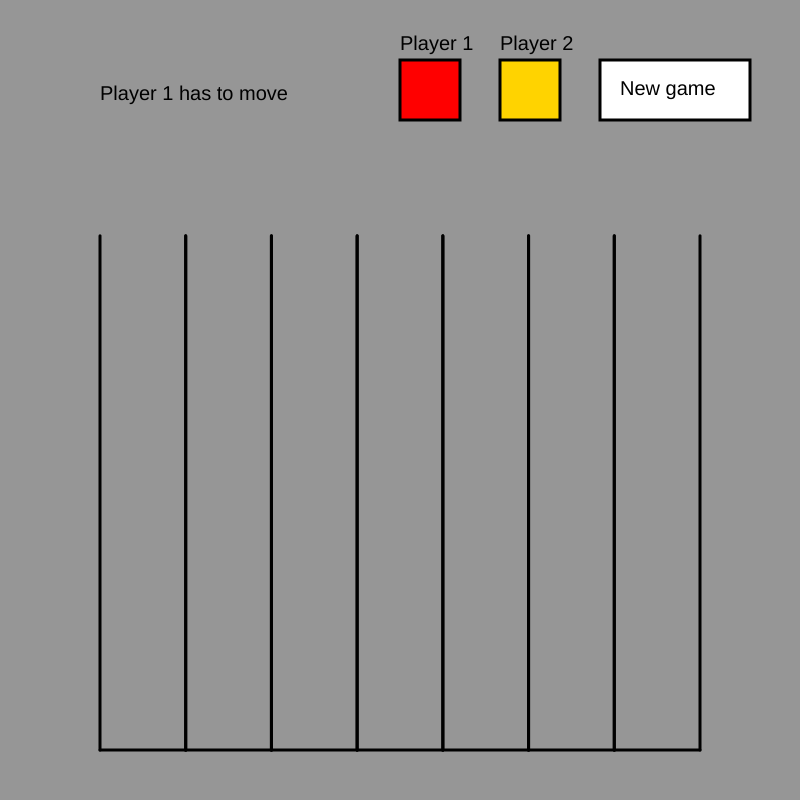
Frame 1 (no input)
Frame 60 (no input): identical to frame 1, image omitted
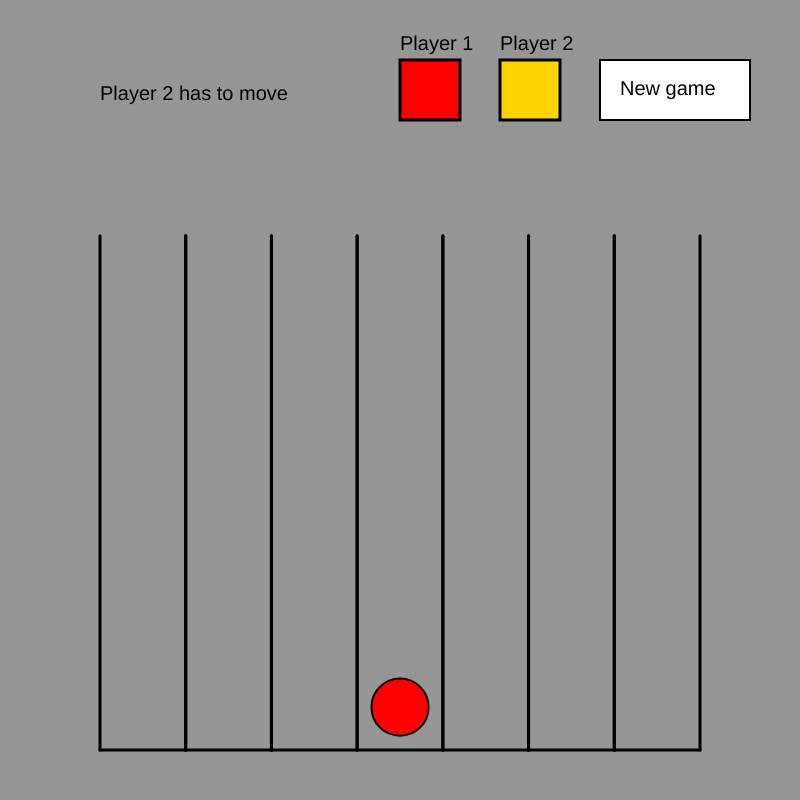
Frame 120 (the mouse pressed at the canvas centre since frame 60)

The p5.js sketch that drew these frames (run headless with seeded random() and noise() and a simulated clock; from frame 60 on, the mouse is pressed at the canvas centre):

// p5.js sketch
// ── sketch.js
let players = [];
let current;
let grid;
let board;
let numberCols = 7;
let numberRows = 6;
let speed = 20;
let win = false;
let listen = true;
let button;

function setup() {
	createCanvas(800, 800);

	// Create the two players
	for (let i = 0; i < 2; i++) {
		let newPlayer = new Player(i);
		players.push(newPlayer);
	}
	// Initialize the index of the player that has to play next (the first one)
	current = 0;

	// Create the grid
	grid = new Grid(numberCols, numberRows);

	// Create the message board
	board = new MessageBoard();

	// Create the new game button
	button = new Button();
}

function draw() {
	background(150);

	// Display messages in the message board
	board.displayMessage();

	// Draw the grid
	grid.draw();

	// Draw the new game button
	button.draw();
}

function mousePressed() {
	if (listen) {
		for (let i = 0; i < numberCols; i++) {
			if (grid.clicked(mouseX, mouseY, i)) {
				// The i-th column has been clicked, so check if there is space
				// available there.
				if (grid.available(i)) {
					// Only in this case, create the piece and insert it.
					let piece = new Piece(players[current], i);
					grid.insert(piece, i);

					// Check if any of the pieces results in a win now that a piece
					// has been inserted
					let win = false;
					for (let i = 0; i < grid.pieces.length; i++) {
						if (grid.pieces[i].checkWin()) {
							win = true;
							listen = false;
						}
					}
					if (win == false) {
						// A piece has been inserted and no onw wins, so update the user
						// If no one is winning and a piece has been inserted, only in this
						// case update the user.
						if (current == 0) {
							current = 1;
							board.change('Player 2 has to move');
						}
						else if (current == 1) {
							current = 0;
							board.change('Player 1 has to move');
						}
					}
					else {
						let message = 'PLAYER '.concat(String(current + 1), ' IS THE WINNER');
						board.change(message);
					}
				}
			}
		}
	}

	// Now the new game button can always be pressed
	if (button.pressed(mouseX, mouseY)) {
		button.initialize();
	}
}

class Player {
	constructor(i) {
		// Create a player associated with this label
		this.name = i;
		if (i == 0) {
			this.label = 'red';
		}
		else if (i == 1) {
			this.label = 'yellow';
		}
	}
}


class Grid {
	// Builds the grid of points, which will be an array of arrays of the
	// specified elements in rows and columns.
	constructor(cols, rows) {
		this.cols = cols;
		this.rows = rows;
		this.size = (width - 200) / this.cols;

		// Create the grid itself
		this.pieces = [];

		// this.next is a vector with seven zeros when initialized, and marks the
		// position of the next piece to be inserted in each column.
		this.next = [];
		for (let i = 0; i < this.cols; i++) {
			this.next.push(0);
		}
	}

	insert(piece, col) {
		// Receives a type Piece and a column, and inserts the piece in that column.
		// I have already checked that there is space available
		this.pieces.push(piece);
		this.next[col]++;
	}

	draw() {
		// Draw the grid itself:
		for (let i = 0; i < this.cols; i++) {
			stroke(0);
			strokeWeight(3);
			let top = height - 50 - this.rows * this.size;
			let left = 100 + this.size * i;
			line(left, top, left, height - 50);
			line(left + this.size, top, left + this.size, height - 50);
			line(left, height - 50, left + this.size, height - 50);
		}

		// Update the moving pieces' location and move them
		// Now draw all the existing pieces
		for (let i = 0; i < this.pieces.length; i++) {
			this.pieces[i].move();
			this.pieces[i].draw();
		}
	}

	clicked(mx, my, i) {
		// Returns true if the column i has been clicked
		return 100 + i * this.size < mx && mx < 100 + (i + 1) * this.size;
	}

	available(i) {
		// Checks if there is space available for a piece in the i-th column
		return this.next[i] < this.rows;
	}


	canAccess(i, j) {
		// Receives a column i and a row j and decides if there is a piece I can
		// access there or not
		for (let k = 0; k < this.pieces.length; k++) {
			if (this.pieces[k].col == i && this.pieces[k].row == j) {
				// I found it among the existing ones
				return true;
			}
		}
		return false;
	}
}

class Piece {
	constructor(player, col) {
		// Receive a player and a column number
		this.label = player.label;
		this.col = col;
		this.size = (width - 200) / numberCols * (2/3);
		this.colsize = (width - 200) / numberCols;
		this.row = grid.next[col];

		// Variables for visualization
		this.x = 100 + (this.colsize / 2) + this.colsize * this.col;
		this.beginy = height - 50 - this.colsize * numberRows;
		// Initialize the position of the piece to the beginning.
		this.y = this.beginy;
		this.finaly = height - 50 - this.colsize / 2 - this.colsize * this.row;
		this.moving = true;
	}

	move() {
		// Update the position
		if (this.moving) {
			this.y = this.y + speed;
			if (this.y > this.finaly) {
				// Place the piece in its final location and tell it not to move.
				this.y = this.finaly;
				this.moving = false;
			}
		}
	}

	draw() {
		// Draw the piece at its location
		stroke(0);
		strokeWeight(2);
		if (this.label == 'red') {
			fill(255, 0, 0);
		}
		else if (this.label == 'yellow') {
			fill(255, 211, 0);
		}
		ellipse(this.x, this.y, this.size, this.size);
	}

	checkWin() {
		// This function will begin in this piece and iterate over all the other
		// existing pieces, looking for a win
		let paths = [];
		for (let i = 0; i < grid.pieces.length; i++) {
			// First check it is not that same piece
			if (this.col != grid.pieces[i].col || this.row != grid.pieces[i].row) {
				// Now check if it is a neighbor
				if (this.neighbor(grid.pieces[i])) {
					// Lastly, check if it is the same same color.
					if (this.sameColor(grid.pieces[i])) {
						paths.push(grid.pieces[i].checkDirection(grid.pieces[i].col - this.col, grid.pieces[i].row - this.row, 1));
					}
				}
			}
		}
		if (paths.length == 0) {
			return false;
		}
		else {
			for (let i = 0; i < paths.length; i++) {
				if (paths[i]) {
					return true;
				}
			}
			return false;
		}
	}

	neighbor(piece) {
		// Receives another already existing piece and
		// checks if both are neighbors
		let horizontal = piece.col >= this.col - 1 && piece.col <= this.col + 1;
		let vertical = piece.row >= this.row - 1 && piece.row <= this.row + 1;
		return horizontal && vertical;
	}

	checkDirection(colPos, rowPos, step) {
		// Iterate over all pieces trying to find one in the same direction
		for (let i = 0; i < grid.pieces.length; i++) {
			if (this.sameColor(grid.pieces[i]) && grid.pieces[i].col - this.col == colPos && grid.pieces[i].row - this.row == rowPos) {
				if (step == 2) {
					// We found four in a row
					return true;
				}
				else {
					// Call recursively
					return grid.pieces[i].checkDirection(colPos, rowPos, step + 1);
				}
			}
		}
		return false;
	}

	sameColor(piece) {
		// Receives another pieces and checks if the color is the same
		return this.label == piece.label;
	}
}

class MessageBoard {
	// This is a place reserved at the top for displaying messages
	constructor() {
		this.x = 100;
		this.y = 100;
		this.message = 'Player 1 has to move';
	}

	displayMessage() {
		// Displays the current message
		noStroke();
		fill(0);
		textSize(20);
		text(this.message, this.x, this.y);

		// Also displays the colors of the players.
		for (let i = 0; i < players.length; i++) {
			noStroke();
			fill(0);
			text('Player '. concat(String(i + 1)), 400 + i * 100, 50);
			stroke(0);
			strokeWeight(3);
			if (players[i].label == 'yellow') {
				fill(255, 211, 0);
			}
			else if (players[i].label == 'red') {
				fill(255, 0, 0);
			}
			rect(400 + i * 100, 60, 60, 60);
		}
	}

	change(string) {
		// Receives a string and updates the message
		this.message = string;
	}
}

class Button {
	// This is the new game button
	constructor() {
		this.x = 600;
		this.y = 60;
		this.xsize = 150;
		this.ysize = 60;
		this.text = 'New game';
	}

	draw() {
		// Draws the button
		stroke(0);
		fill(255);
		rect(this.x, this.y, this.xsize, this.ysize);
		noStroke();
		fill(0);
		text(this.text, this.x + 20, this.y + 35);
	}

	pressed(mx, my) {
		// Check if the button has been pressed, according to its dimensions
		let horizontal =  this.x < mx && mx < this.x + this.xsize;
		let vertical = this.y < my && my < this.y + this.ysize;
		return horizontal && vertical;
	}

	initialize() {
		current = 0;
		grid = new Grid(numberCols, numberRows);
		board = new MessageBoard();
		listen = true;
	}
}
